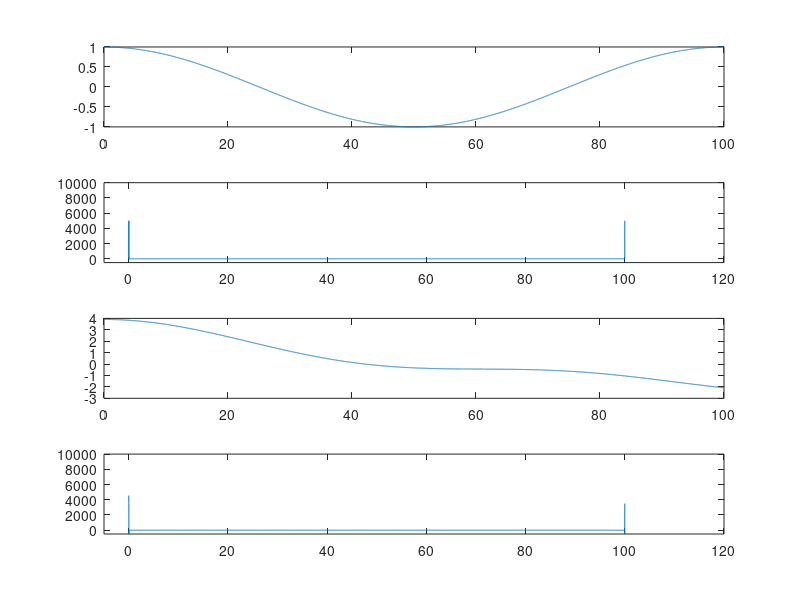

Recreate this plot in MATLAB.
% mera
clc;
clear all;

fc = 1/100;
dt = 1/100;
t = 0:dt:100;
carrier = cos(2*pi*fc*t);

beta = rand(1, 10);

fshift = rand(1, 10)/100;

received = zeros(1, length(t));

for j=1:length(beta)
    received = received + beta(j)*cos(2*pi*(fc + (-1)^randi(2)*fshift(j))*t);
end

carrierFft = fft(carrier);

receivedFft = fft(received);

subplot(4, 1, 1)
plot(t, carrier)

subplot(4, 1, 2)
plot(t, carrierFft)
axis([-5 120 -500 10000])

subplot(4, 1, 3)
plot(t, received)

subplot(4, 1, 4)
plot(t, receivedFft)
axis([-5 120 -500 10000])
